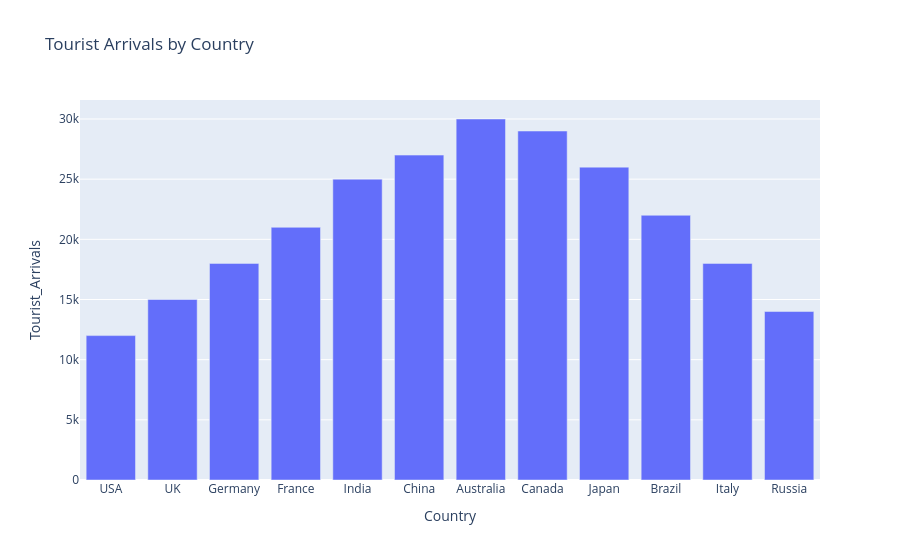

Write notebook code for a chart like this one.
### Markdown cell above
### Bar Plot

#### Concept

A **bar chart** compares categories, making it suitable for **analyzing top source countries for tourism.**

#### Tourist Arrivals by Country

### Code cell
fig = px.bar(df, x = 'Country', y = 'Tourist_Arrivals', title = 'Tourist Arrivals by Country')
fig.show()

### Figure 1 — Plotly figure (JSON) as saved in the notebook; plotly's stock layout.template omitted (floating-point values rounded to 4 significant figures)
{"data": [{"hovertemplate": "Country=%{x}<br>Tourist_Arrivals=%{y}<extra></extra>", "legendgroup": "", "marker": {"color": "#636efa", "pattern": {"shape": ""}}, "name": "", "orientation": "v", "showlegend": false, "textposition": "auto", "type": "bar", "x": ["USA", "UK", "Germany", "France", "India", "China", "Australia", "Canada", "Japan", "Brazil", "Italy", "Russia"], "xaxis": "x", "y": [12000, 15000, 18000, 21000, 25000, 27000, 30000, 29000, 26000, 22000, 18000, 14000], "yaxis": "y"}], "layout": {"barmode": "relative", "legend": {"tracegroupgap": 0}, "title": {"text": "Tourist Arrivals by Country"}, "xaxis": {"anchor": "y", "domain": [0, 1], "title": {"text": "Country"}}, "yaxis": {"anchor": "x", "domain": [0, 1], "title": {"text": "Tourist_Arrivals"}}}}
